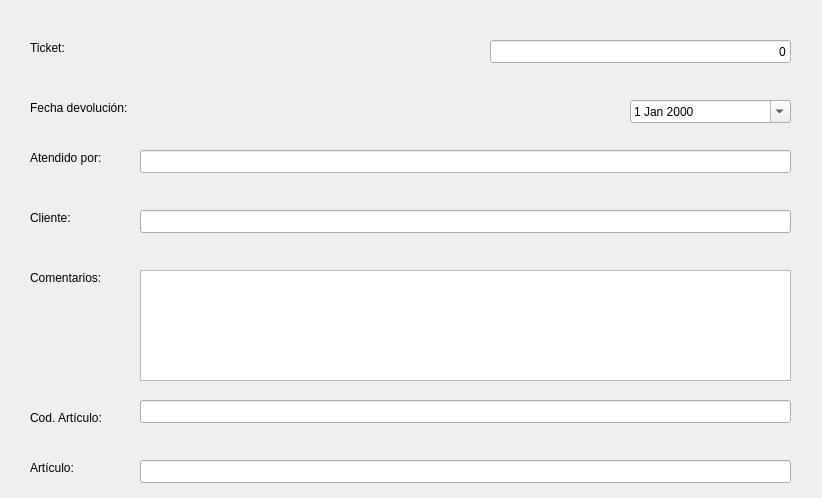
<?xml version="1.0" encoding="UTF-8"?>
<ui version="4.0">
 <class>FrmDevoluciones</class>
 <widget class="QDialog" name="FrmDevoluciones">
  <property name="geometry">
   <rect>
    <x>0</x>
    <y>0</y>
    <width>822</width>
    <height>498</height>
   </rect>
  </property>
  <property name="windowTitle">
   <string>Dialog</string>
  </property>
  <widget class="QLabel" name="label">
   <property name="geometry">
    <rect>
     <x>30</x>
     <y>40</y>
     <width>54</width>
     <height>15</height>
    </rect>
   </property>
   <property name="text">
    <string>Ticket:</string>
   </property>
  </widget>
  <widget class="QLabel" name="label_2">
   <property name="geometry">
    <rect>
     <x>30</x>
     <y>100</y>
     <width>111</width>
     <height>16</height>
    </rect>
   </property>
   <property name="text">
    <string>Fecha devolución:</string>
   </property>
  </widget>
  <widget class="QLabel" name="label_3">
   <property name="geometry">
    <rect>
     <x>30</x>
     <y>150</y>
     <width>91</width>
     <height>16</height>
    </rect>
   </property>
   <property name="text">
    <string>Atendido por: </string>
   </property>
  </widget>
  <widget class="QLabel" name="label_4">
   <property name="geometry">
    <rect>
     <x>30</x>
     <y>210</y>
     <width>54</width>
     <height>15</height>
    </rect>
   </property>
   <property name="text">
    <string>Cliente:</string>
   </property>
  </widget>
  <widget class="QLabel" name="label_5">
   <property name="geometry">
    <rect>
     <x>30</x>
     <y>270</y>
     <width>81</width>
     <height>16</height>
    </rect>
   </property>
   <property name="text">
    <string>Comentarios:</string>
   </property>
  </widget>
  <widget class="QLabel" name="label_6">
   <property name="geometry">
    <rect>
     <x>30</x>
     <y>410</y>
     <width>81</width>
     <height>16</height>
    </rect>
   </property>
   <property name="text">
    <string>Cod. Artículo:</string>
   </property>
  </widget>
  <widget class="QLineEdit" name="txtnTicket">
   <property name="geometry">
    <rect>
     <x>490</x>
     <y>40</y>
     <width>301</width>
     <height>23</height>
    </rect>
   </property>
   <property name="text">
    <string>0</string>
   </property>
   <property name="alignment">
    <set>Qt::AlignRight|Qt::AlignTrailing|Qt::AlignVCenter</set>
   </property>
  </widget>
  <widget class="QLineEdit" name="txtcAtendidoPor">
   <property name="geometry">
    <rect>
     <x>140</x>
     <y>150</y>
     <width>651</width>
     <height>23</height>
    </rect>
   </property>
  </widget>
  <widget class="QDateEdit" name="txtdFechaDevolucion">
   <property name="geometry">
    <rect>
     <x>630</x>
     <y>100</y>
     <width>161</width>
     <height>23</height>
    </rect>
   </property>
   <property name="calendarPopup">
    <bool>true</bool>
   </property>
  </widget>
  <widget class="QLineEdit" name="txtcCliente">
   <property name="geometry">
    <rect>
     <x>140</x>
     <y>210</y>
     <width>651</width>
     <height>23</height>
    </rect>
   </property>
  </widget>
  <widget class="QTextEdit" name="textEdit">
   <property name="geometry">
    <rect>
     <x>140</x>
     <y>270</y>
     <width>651</width>
     <height>111</height>
    </rect>
   </property>
  </widget>
  <widget class="QLineEdit" name="txtcCodArticulo">
   <property name="geometry">
    <rect>
     <x>140</x>
     <y>400</y>
     <width>651</width>
     <height>23</height>
    </rect>
   </property>
  </widget>
  <widget class="QLabel" name="label_7">
   <property name="geometry">
    <rect>
     <x>30</x>
     <y>460</y>
     <width>54</width>
     <height>15</height>
    </rect>
   </property>
   <property name="text">
    <string>Artículo:</string>
   </property>
  </widget>
  <widget class="QLineEdit" name="txtcDesArticulo">
   <property name="geometry">
    <rect>
     <x>140</x>
     <y>460</y>
     <width>651</width>
     <height>23</height>
    </rect>
   </property>
  </widget>
 </widget>
 <resources/>
 <connections/>
</ui>
